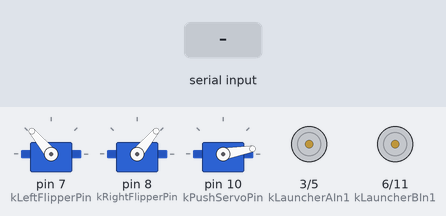
A sketch run on a simulated Arduino Uno, built with avr-gcc and run on an emulated ATmega328P. Shown: 3 × servo, motor-driver pin pairs drawn as motors (green arrow = first pin HIGH = forward, orange = second pin HIGH = backward, longer = more drive). Inputs (shaded band) come from the test bench.

Above: at 1.2 s.
1.3 s: "FLIP_L\n" received over Serial
At 2.5 s:
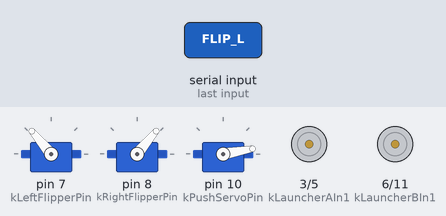
2.8 s: "FLIP_R\n" received over Serial
At 3.9 s:
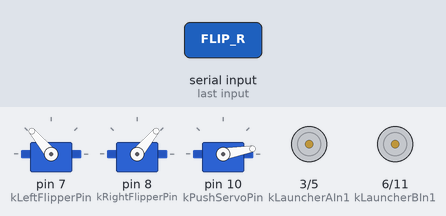
4.3 s: "PUSH\n" received over Serial
At 4.36 s:
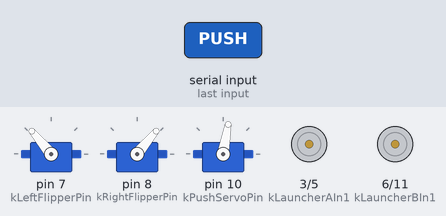
5.9 s: "LAUNCH_ON\n" received over Serial
At 6.7 s:
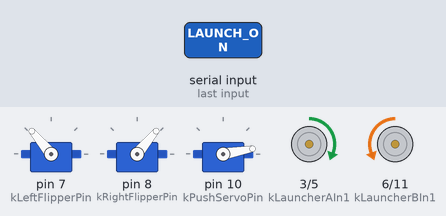
7.4 s: "FLIP_L\n" received over Serial
At 8.6 s:
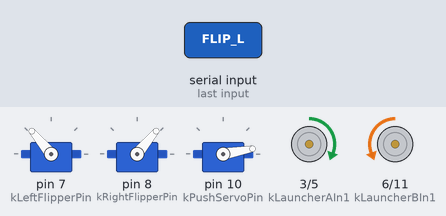
8.9 s: "FLIP_R\n" received over Serial
At 9.7 s:
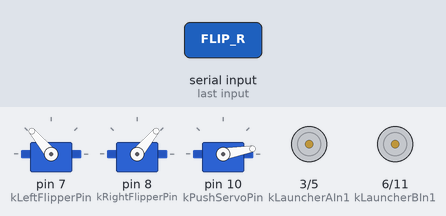
Timing chart, 0 to 11.4 s (numbered marks = the images above; inputs shaded):
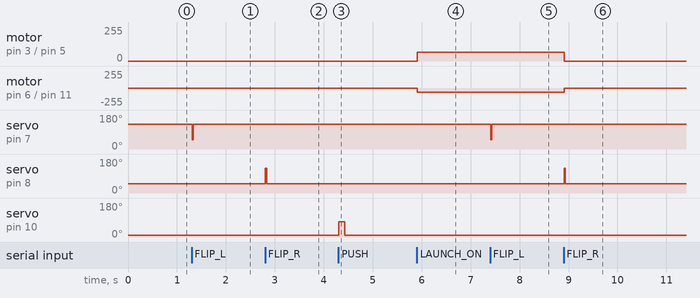

Measured:
- after the input at 1.3 s, servo on pin 7 (kLeftFlipperPin): 130° → 50° at once, → 130° 0.02 s later
- after the input at 2.8 s, servo on pin 8 (kRightFlipperPin): 50° → 130° at once, → 50° 0.02 s later
- after the input at 4.3 s, servo on pin 10 (kPushServoPin): 10° → 80° at once, → 10° 0.12 s later
- after the input at 5.9 s, motor on pin 3 (kLauncherAIn1) / pin 5 (kLauncherAIn2): stopped → forward 64/255 at once; motor on pin 6 (kLauncherBIn1) / pin 11 (kLauncherBIn2): stopped → backward 64/255 at once
- after the input at 7.4 s, servo on pin 7 (kLeftFlipperPin): 130° → 50° at once, → 130° 0.02 s later
- after the input at 8.9 s, servo on pin 8 (kRightFlipperPin): 50° → 130° at once, → 50° 0.02 s later

The sketch:

uno_actuator_controller.ino
```cpp
#include <Arduino.h>
#include <Servo.h>

namespace {
const uint32_t kSerialBaud = 9600;

const uint8_t kLeftFlipperPin = 7;
const uint8_t kRightFlipperPin = 8;
const uint8_t kPushServoPin = 10;

const uint8_t kLauncherAIn1 = 3;
const uint8_t kLauncherAIn2 = 5;
const uint8_t kLauncherBIn1 = 6;
const uint8_t kLauncherBIn2 = 11;

const uint8_t kLeftRest = 130;
const uint8_t kLeftStrike = 50;
const uint8_t kRightRest = 50;
const uint8_t kRightStrike = 130;
const uint8_t kPushRest = 10;
const uint8_t kPushStrike = 80;

const uint16_t kFlipStrikeHoldMs = 25;
const uint16_t kFlipReturnHoldMs = 260;
const uint16_t kPushStrikeHoldMs = 120;
const uint16_t kPushReturnHoldMs = 180;
const uint16_t kLauncherSpeed = 64;
const uint32_t kLauncherTimeoutMs = 3000;
const size_t kBufferSize = 32;
}

Servo gLeftFlipper;
Servo gRightFlipper;
Servo gPushServo;

enum class ServoPhase : uint8_t {
  Idle = 0,
  HoldStrike,
  HoldReturn,
};

ServoPhase gLeftPhase = ServoPhase::Idle;
ServoPhase gRightPhase = ServoPhase::Idle;
ServoPhase gPushPhase = ServoPhase::Idle;

uint32_t gLeftPhaseStartMs = 0;
uint32_t gRightPhaseStartMs = 0;
uint32_t gPushPhaseStartMs = 0;

bool gLauncherRunning = false;
uint32_t gLauncherLastOnMs = 0;

char gCommandBuffer[kBufferSize];
size_t gCommandLength = 0;

void writeLauncher(bool running) {
  if (running) {
    analogWrite(kLauncherAIn1, kLauncherSpeed);
    digitalWrite(kLauncherAIn2, LOW);
    digitalWrite(kLauncherBIn1, LOW);
    analogWrite(kLauncherBIn2, kLauncherSpeed);
  } else {
    digitalWrite(kLauncherAIn1, LOW);
    digitalWrite(kLauncherAIn2, LOW);
    digitalWrite(kLauncherBIn1, LOW);
    digitalWrite(kLauncherBIn2, LOW);
  }
}

void startLeftFlip(uint32_t nowMs) {
  if (gLeftPhase != ServoPhase::Idle) {
    return;
  }
  gLeftFlipper.write(kLeftStrike);
  gLeftPhase = ServoPhase::HoldStrike;
  gLeftPhaseStartMs = nowMs;
}

void startRightFlip(uint32_t nowMs) {
  if (gRightPhase != ServoPhase::Idle) {
    return;
  }
  gRightFlipper.write(kRightStrike);
  gRightPhase = ServoPhase::HoldStrike;
  gRightPhaseStartMs = nowMs;
}

void startPush(uint32_t nowMs) {
  gPushServo.write(kPushStrike);
  gPushPhase = ServoPhase::HoldStrike;
  gPushPhaseStartMs = nowMs;
}

void stopAll() {
  gLeftFlipper.write(kLeftRest);
  gRightFlipper.write(kRightRest);
  gPushServo.write(kPushRest);
  gLeftPhase = ServoPhase::Idle;
  gRightPhase = ServoPhase::Idle;
  gPushPhase = ServoPhase::Idle;
  gLauncherRunning = false;
  writeLauncher(false);
}

void processCommand(const char* cmd, uint32_t nowMs) {
  if (strcmp(cmd, "FLIP_L") == 0) {
    startLeftFlip(nowMs);
    return;
  }
  if (strcmp(cmd, "FLIP_R") == 0) {
    startRightFlip(nowMs);
    return;
  }
  if (strcmp(cmd, "PUSH") == 0) {
    startPush(nowMs);
    return;
  }
  if (strcmp(cmd, "LAUNCH_ON") == 0) {
    gLauncherRunning = true;
    gLauncherLastOnMs = nowMs;
    writeLauncher(true);
    return;
  }
  if (strcmp(cmd, "LAUNCH_OFF") == 0) {
    gLauncherRunning = false;
    writeLauncher(false);
    return;
  }
  if (strcmp(cmd, "STOP_ALL") == 0) {
    stopAll();
  }
}

void pollSerial(uint32_t nowMs) {
  while (Serial.available() > 0) {
    const char ch = static_cast<char>(Serial.read());
    if (ch == '\r') {
      continue;
    }
    if (ch == '\n') {
      gCommandBuffer[gCommandLength] = '\0';
      if (gCommandLength > 0) {
        processCommand(gCommandBuffer, nowMs);
      }
      gCommandLength = 0;
      continue;
    }
    if (gCommandLength < (kBufferSize - 1)) {
      gCommandBuffer[gCommandLength++] = ch;
    }
  }
}

void updateServos(uint32_t nowMs) {
  const bool leftStrikeDone =
      (gLeftPhase == ServoPhase::HoldStrike) &&
      ((nowMs - gLeftPhaseStartMs) >= kFlipStrikeHoldMs);
  if (leftStrikeDone) {
    gLeftFlipper.write(kLeftRest);
    gLeftPhase = ServoPhase::HoldReturn;
    gLeftPhaseStartMs = nowMs;
  }

  if (gLeftPhase == ServoPhase::HoldReturn &&
      (nowMs - gLeftPhaseStartMs) >= kFlipReturnHoldMs) {
    gLeftFlipper.write(kLeftRest);
    gLeftPhase = ServoPhase::Idle;
  } else if (gLeftPhase == ServoPhase::HoldReturn ||
             gLeftPhase == ServoPhase::Idle) {
    gLeftFlipper.write(kLeftRest);
  }

  const bool rightStrikeDone =
      (gRightPhase == ServoPhase::HoldStrike) &&
      ((nowMs - gRightPhaseStartMs) >= kFlipStrikeHoldMs);
  if (rightStrikeDone) {
    gRightFlipper.write(kRightRest);
    gRightPhase = ServoPhase::HoldReturn;
    gRightPhaseStartMs = nowMs;
  }

  if (gRightPhase == ServoPhase::HoldReturn &&
      (nowMs - gRightPhaseStartMs) >= kFlipReturnHoldMs) {
    gRightFlipper.write(kRightRest);
    gRightPhase = ServoPhase::Idle;
  } else if (gRightPhase == ServoPhase::HoldReturn ||
             gRightPhase == ServoPhase::Idle) {
    gRightFlipper.write(kRightRest);
  }

  if (gPushPhase == ServoPhase::HoldStrike &&
      (nowMs - gPushPhaseStartMs) >= kPushStrikeHoldMs) {
    gPushServo.write(kPushRest);
    gPushPhase = ServoPhase::HoldReturn;
    gPushPhaseStartMs = nowMs;
  }

  if (gPushPhase == ServoPhase::HoldReturn &&
      (nowMs - gPushPhaseStartMs) >= kPushReturnHoldMs) {
    gPushServo.write(kPushRest);
    gPushPhase = ServoPhase::Idle;
  }
}

void updateLauncherTimeout(uint32_t nowMs) {
  if (gLauncherRunning && (nowMs - gLauncherLastOnMs) > kLauncherTimeoutMs) {
    gLauncherRunning = false;
    writeLauncher(false);
  }
}

void setup() {
  Serial.begin(kSerialBaud);

  pinMode(kLauncherAIn1, OUTPUT);
  pinMode(kLauncherAIn2, OUTPUT);
  pinMode(kLauncherBIn1, OUTPUT);
  pinMode(kLauncherBIn2, OUTPUT);

  gLeftFlipper.attach(kLeftFlipperPin);
  gRightFlipper.attach(kRightFlipperPin);
  gPushServo.attach(kPushServoPin);

  stopAll();
}

void loop() {
  const uint32_t nowMs = millis();
  pollSerial(nowMs);
  updateServos(nowMs);
  updateLauncherTimeout(nowMs);
}
```
